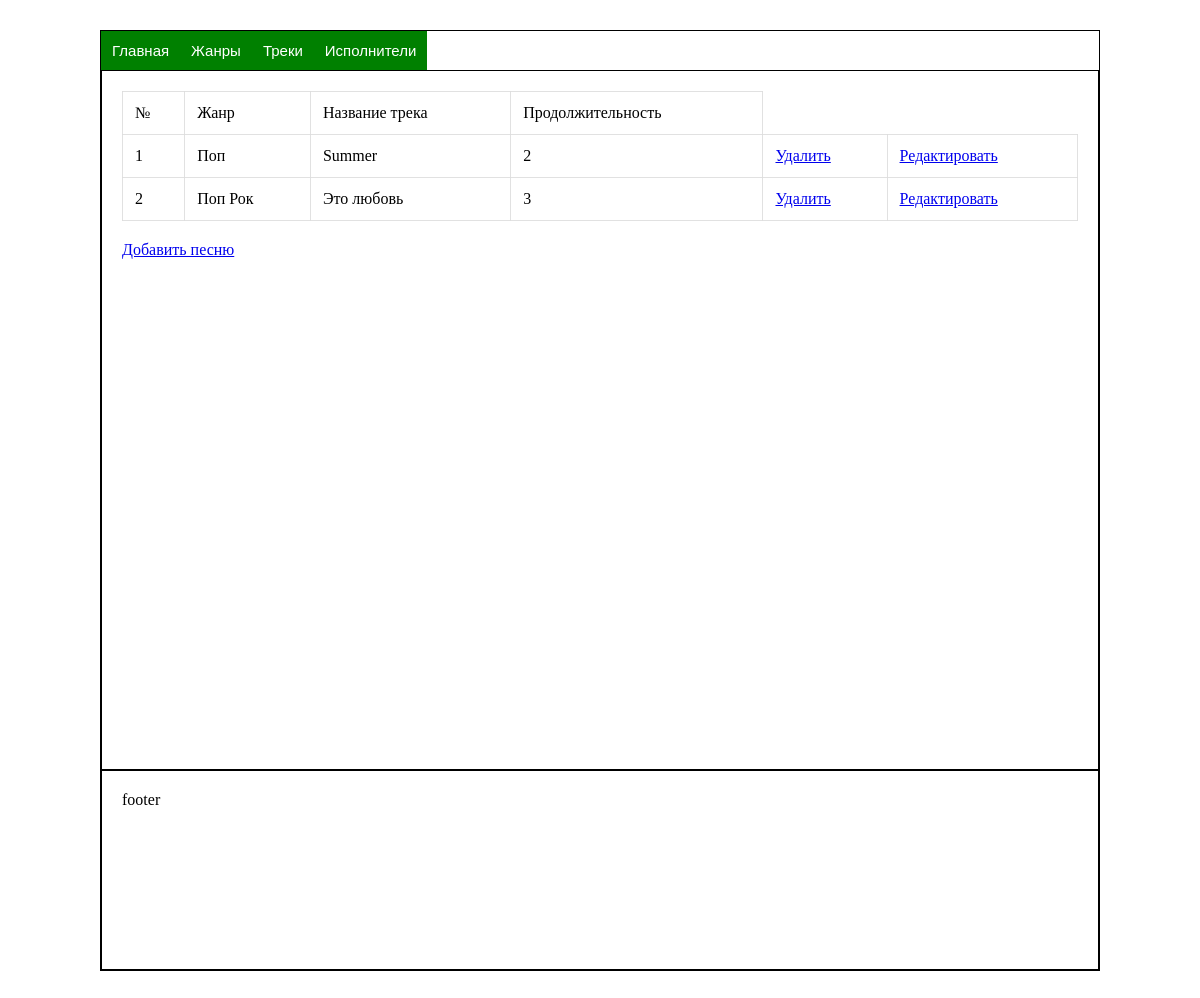
/tracks/, run on the app's committed database.
### main/models.py (models this page shows, shortened)
class Tracks(models.Model):
    title = models.CharField(max_length=500)
    duration = models.IntegerField(max_length=500)
    genre =  models.ManyToManyField(Genre)
    artists =models.ForeignKey(Artist, on_delete=models.RESTRICT, null=True)

class Genre(models.Model):
    name_ru = models.CharField(max_length=500)
    name_an = models.CharField(max_length=500)
    description = models.CharField(max_length=500)

### main/views.py (the view)
# urls.py: path('tracks/', views.tracks),
def tracks (request):
    track = Tracks.objects.all()
    return render (request, 'tracks.html', {'tracks': track})

### main/templates/tracks.html (shortened to what this page needs)
{% extends "base.html" %}
{% block content %}
<table>
    <thead>
        <tr>
            <td>№</td>
            <td>Жанр</td>
            <td>Название трека</td>
            <td>Продолжительность</td>
        </tr>
    </thead>
    <tbody>
        {% for t in tracks %}
            <tr>
                <td>{{t.id}}</td>
                <td>
                    {% for g in t.genre.all %}
                        {{ g.name_ru}}
                    {% endfor %}
                </td>
                <td>{{t.title}}</td>
                <td>{{t.duration}}</td>
                <td><a href="/deltracks/{{t.id}}">Удалить</a></td>
                <td><a href="/editracks/{{t.id}}  ">Редактировать</a></td>
            </tr>
        {% endfor %}
    </tbody>
</table>
<a href="/addtracks">Добавить песню</a>
{% endblock content %}

### main/static/style.css (style rules this page uses)
* { box-sizing: border-box; }
table { width: 100%; border-collapse: collapse; margin-bottom: 20px; }
table td , table th { text-align: left; padding: 12px; border: 1px solid #dddd; }

### data on the page
Tracks: id "1", title "Summer", duration "2"
Genre: name_ru "Поп"
Tracks: id "2", title "Это любовь", duration "3"
Genre: name_ru "Рок"
